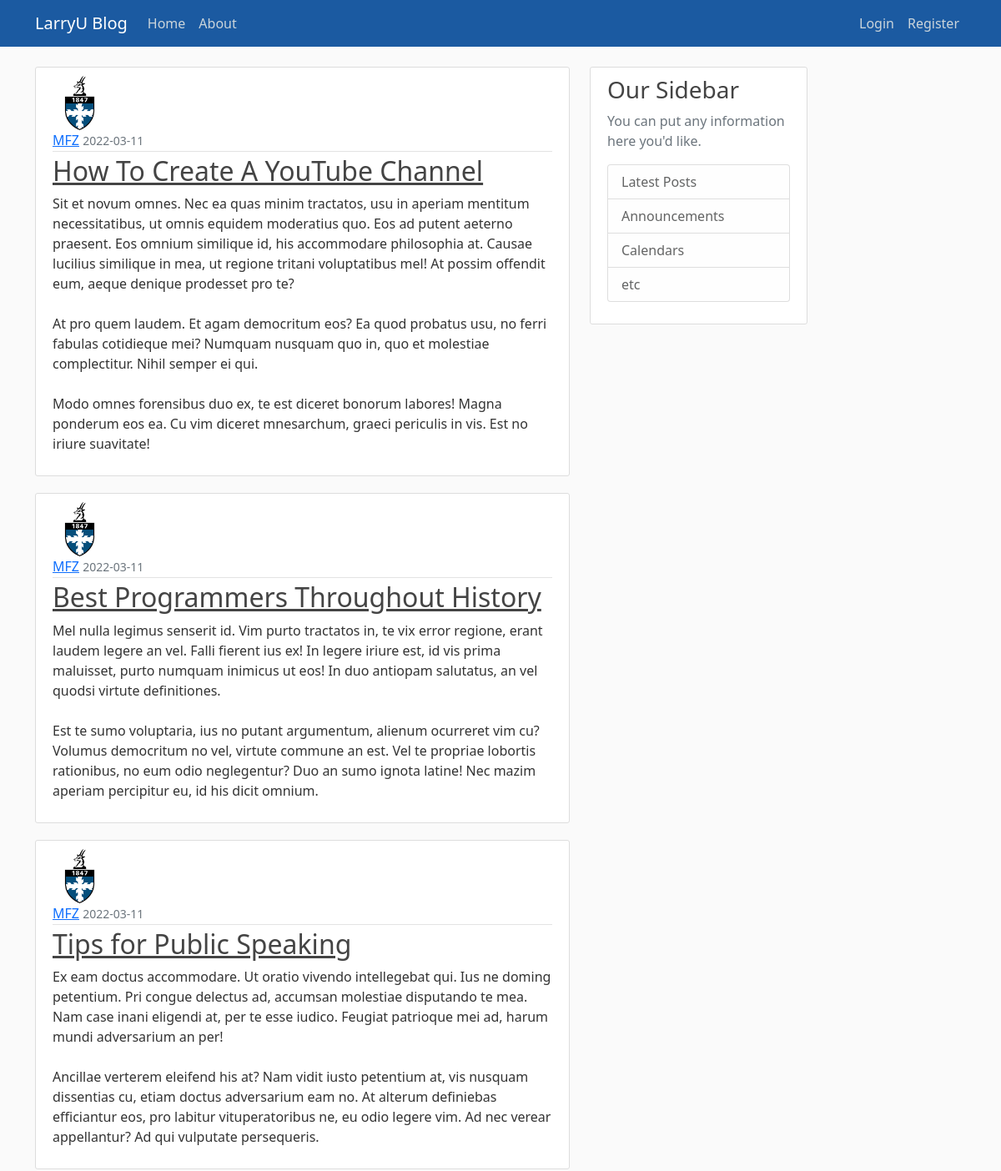
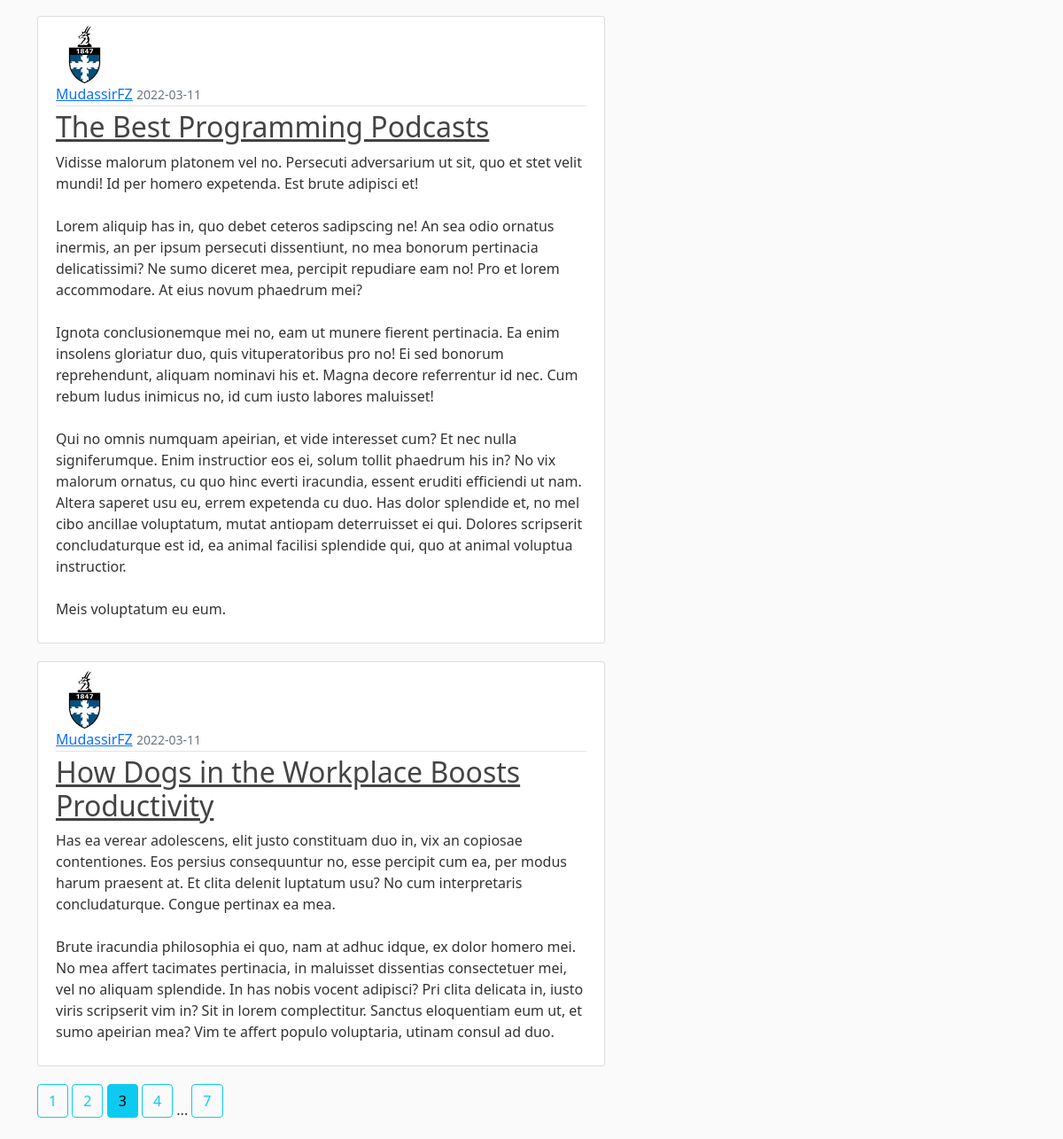
Screenshot of /home?page=3 with the database file from the repository (2 pictures, top to bottom).
### flaskblog/models.py (models this page shows, shortened)
class Post(db.Model):
    id = db.Column(db.Integer, primary_key=True)
    title = db.Column(db.String(100), nullable=False)
    date_posted = db.Column(db.DateTime, nullable=False, default=datetime.utcnow)
    content = db.Column(db.Text, nullable=False)
    user_id = db.Column(db.Integer, db.ForeignKey("user.id"), nullable=False)

class User(db.Model, UserMixin):
    id = db.Column(db.Integer, primary_key=True)
    username = db.Column(db.String(20), unique=True, nullable=False)
    email = db.Column(db.String(120), unique=True, nullable=False)
    image_file = db.Column(db.String(20), nullable=False, default="default.jpg")
    password = db.Column(db.String(60), nullable=False)
    posts = db.relationship("Post", backref="author", lazy=True)

### flaskblog/main/routes.py (the view)
@main.route("/")
@main.route("/home")
def home():
    page = request.args.get('page', 1, type=int)
    posts = Post.query.order_by(Post.date_posted.desc()).paginate(page=page, per_page=5)
    return render_template("home.html", posts=posts)

### flaskblog/templates/home.html
{% extends "layout.html" %}
{% block content %}
    {% for post in posts.items %}
        <article class="media content-section">
            <img class="rounded-circle article-img" src="{{ url_for('static', filename='profile_pics/' + post.author.image_file) }}"/>
            <div class="media-body">
                <div class="article-metadata">
                    <a class="mr-2" href="{{ url_for('users.user_posts', username=post.author.username) }}">{{ post.author.username }}</a>
                    <small class="text-muted">{{ post.date_posted.strftime('%Y-%m-%d') }}</small>
                </div>
                <h2><a class="article-title" href="{{ url_for('posts.post', post_id=post.id) }}">{{ post.title }}</a></h2>
                <p class="article-content">{{ post.content }}</p>
            </div>
        </article>
    {% endfor %}
    {% for page_num in posts.iter_pages(left_edge=1, right_edge=1, left_current=1, right_current=2) %}
        {% if page_num %}
            {% if posts.page == page_num %}
                <a class="btn btn-info mb-4" href="{{ url_for('main.home', page=page_num) }}">{{ page_num }}</a>
            {% else %}
                <a class="btn btn-outline-info mb-4" href="{{ url_for('main.home', page=page_num) }}">{{ page_num }}</a>
            {% endif %}
        {% else %}
            ...
        {% endif %}
    {% endfor %}
{% endblock content %}

### flaskblog/static/main.css (style rules this page uses)
body { background: #fafafa; color: #333333; margin-top: 5rem; }
h1, h2, h3, h4, h5, h6 { color: #444444; }
.content-section { background: #ffffff; padding: 10px 20px; border: 1px solid #dddddd; border-radius: 3px; margin-bottom: 20px; }
.article-title { color: #444444; }
.article-content { white-space: pre-line; }
.article-img { height: 65px; width: 65px; margin-right: 16px; }
.article-metadata { padding-bottom: 1px; margin-bottom: 4px; border-bottom: 1px solid #e3e3e3; }

### rows the page displays
Post: image_file (placeholder picture), author.username "MFZ", date_posted "2022-03-11", title "How To Create A YouTube Channel", content "Sit et novum omnes. Nec ea quas minim tractatos, usu in aperiam mentitum necessitatibus, ut omnis equidem moderatius quo. Eos ad putent aeterno praesent. Eos omnium similique id, his accommodare philosophia at. Causae lucilius similique in mea, ut regione tritani voluptatibus mel! At possim offendit eum, aeque denique prodesset pro te? At pro quem laudem. Et agam democritum eos? Ea quod probatus usu, no ferri fabulas cotidieque mei? Numquam nusquam quo in, quo et molestiae complectitur. Nihil semper ei qui. Modo omnes forensibus duo ex, te est diceret bonorum labores! Magna ponderum eos ea. Cu vim diceret mnesarchum, graeci periculis in vis. Est no iriure suavitate!"
Post: image_file (placeholder picture), author.username "MFZ", date_posted "2022-03-11", title "Best Programmers Throughout History", content "Mel nulla legimus senserit id. Vim purto tractatos in, te vix error regione, erant laudem legere an vel. Falli fierent ius ex! In legere iriure est, id vis prima maluisset, purto numquam inimicus ut eos! In duo antiopam salutatus, an vel quodsi virtute definitiones. Est te sumo voluptaria, ius no putant argumentum, alienum ocurreret vim cu? Volumus democritum no vel, virtute commune an est. Vel te propriae lobortis rationibus, no eum odio neglegentur? Duo an sumo ignota latine! Nec mazim aperiam percipitur eu, id his dicit omnium."
Post: image_file (placeholder picture), author.username "MFZ", date_posted "2022-03-11", title "Tips for Public Speaking", content "Ex eam doctus accommodare. Ut oratio vivendo intellegebat qui. Ius ne doming petentium. Pri congue delectus ad, accumsan molestiae disputando te mea. Nam case inani eligendi at, per te esse iudico. Feugiat patrioque mei ad, harum mundi adversarium an per! Ancillae verterem eleifend his at? Nam vidit iusto petentium at, vis nusquam dissentias cu, etiam doctus adversarium eam no. At alterum definiebas efficiantur eos, pro labitur vituperatoribus ne, eu odio legere vim. Ad nec verear appellantur? Ad qui vulputate persequeris."
Post: image_file (picture), author.username "MudassirFZ", date_posted "2022-03-11", title "The Best Programming Podcasts", content "Vidisse malorum platonem vel no. Persecuti adversarium ut sit, quo et stet velit mundi! Id per homero expetenda. Est brute adipisci et! Lorem aliquip has in, quo debet ceteros sadipscing ne! An sea odio ornatus inermis, an per ipsum persecuti dissentiunt, no mea bonorum pertinacia delicatissimi? Ne sumo diceret mea, percipit repudiare eam no! Pro et lorem accommodare. At eius novum phaedrum mei? Ignota conclusionemque mei no, eam ut munere fierent pertinacia. Ea enim insolens gloriatur duo, quis vituperatoribus pro no! Ei sed bonorum reprehendunt, aliquam nominavi his et. Magna decore referrentur id nec. Cum rebum ludus inimicus no, id cum iusto labores maluisset! Qui no omnis numquam…"
Post: image_file (picture), author.username "MudassirFZ", date_posted "2022-03-11", title "How Dogs in the Workplace Boosts Productivity", content "Has ea verear adolescens, elit justo constituam duo in, vix an copiosae contentiones. Eos persius consequuntur no, esse percipit cum ea, per modus harum praesent at. Et clita delenit luptatum usu? No cum interpretaris concludaturque. Congue pertinax ea mea. Brute iracundia philosophia ei quo, nam at adhuc idque, ex dolor homero mei. No mea affert tacimates pertinacia, in maluisset dissentias consectetuer mei, vel no aliquam splendide. In has nobis vocent adipisci? Pri clita delicata in, iusto viris scripserit vim in? Sit in lorem complectitur. Sanctus eloquentiam eum ut, et sumo apeirian mea? Vim te affert populo voluptaria, utinam consul ad duo."

### other values shown
{{ page_num }} "1" "2" "4" "7"
{{ page_num }} "3"
